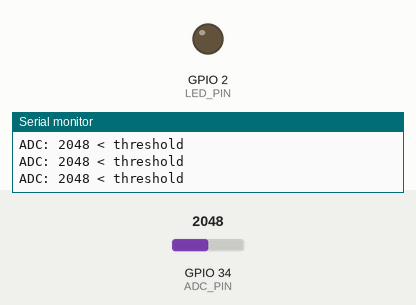
This program was run on a simulated ESP32. Parts: output pins drawn as LEDs (lit = HIGH), the last lines printed to the serial monitor. The inputs (shaded band) are chosen by the test bench; at power-on: GPIO 34 (ADC_PIN) = 2048 (analog values on the 0–4095 scale).

Above: at 2.2 s.
2.3 s: GPIO 34 (ADC_PIN) set to 2099
At 2.8 s:
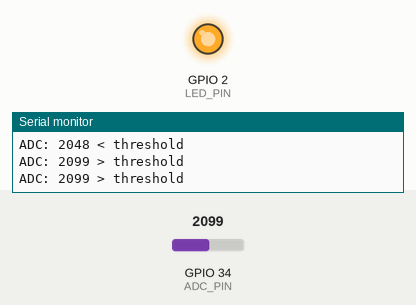
3.9 s: GPIO 34 (ADC_PIN) set to 2047
At 5.2 s:
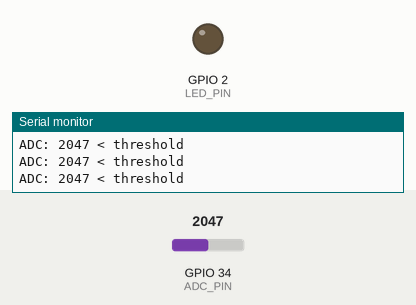
5.5 s: GPIO 34 (ADC_PIN) set to 2866
At 6.6 s:
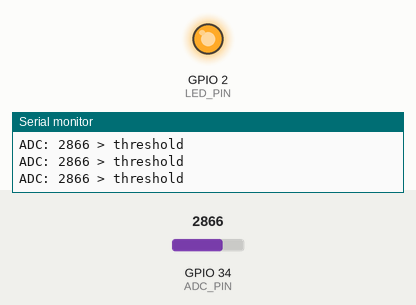
Timing chart, 0 to 8.5 s (numbered marks = the images above; inputs shaded):
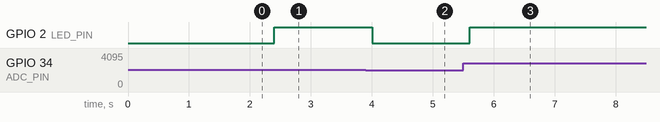

The program:

main.cpp
```cpp
#include <Arduino.h>

#define ADC_PIN     34
#define LED_PIN     2
#define THRESHOLD   2048  // Mid-scale (1.65V)

void setup() {
    Serial.begin(115200);
    delay(1000);
    Serial.println("Program 10: Analog Comparator - ESP32\n");

    pinMode(LED_PIN, OUTPUT);
    analogReadResolution(12);

    Serial.printf("Threshold: %d (%.2fV)\n", THRESHOLD, THRESHOLD * 3.3 / 4095);
}

void loop() {
    int adc = analogRead(ADC_PIN);
    bool above = adc > THRESHOLD;

    digitalWrite(LED_PIN, above);
    Serial.printf("ADC: %4d %s threshold\n", adc, above ? ">" : "<");
    delay(200);
}
```

Measured:
- the behaviour switches between 2048 and 2049 on GPIO 34 (ADC_PIN) (found by bisection; images 0 and 1)
- after the input at 2.3 s, GPIO 2 (LED_PIN): LOW → HIGH after 0.10 s
- after the input at 3.9 s, GPIO 2 (LED_PIN): HIGH → LOW after 0.11 s
- after the input at 5.5 s, GPIO 2 (LED_PIN): LOW → HIGH after 0.11 s
